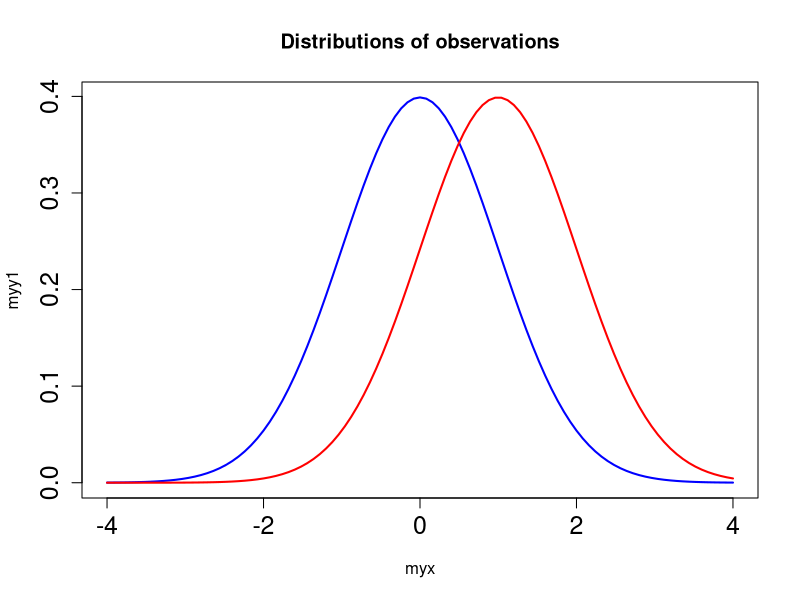
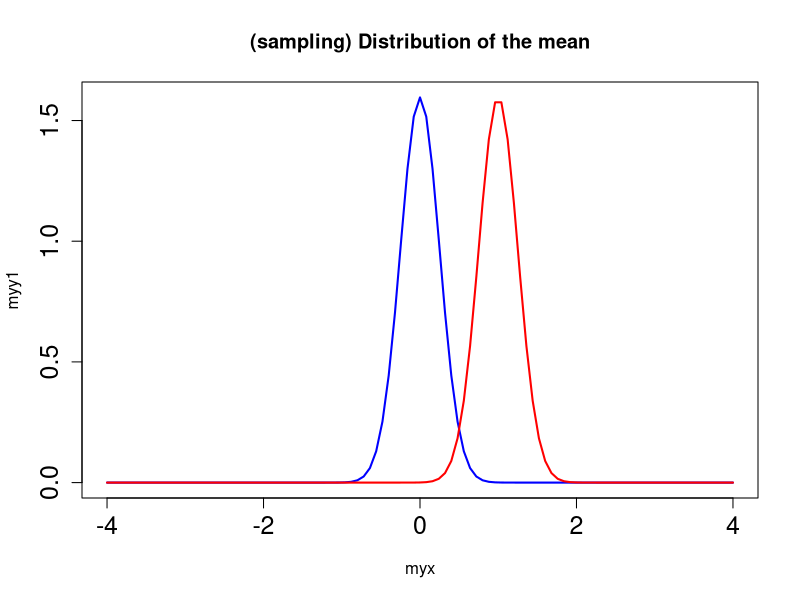
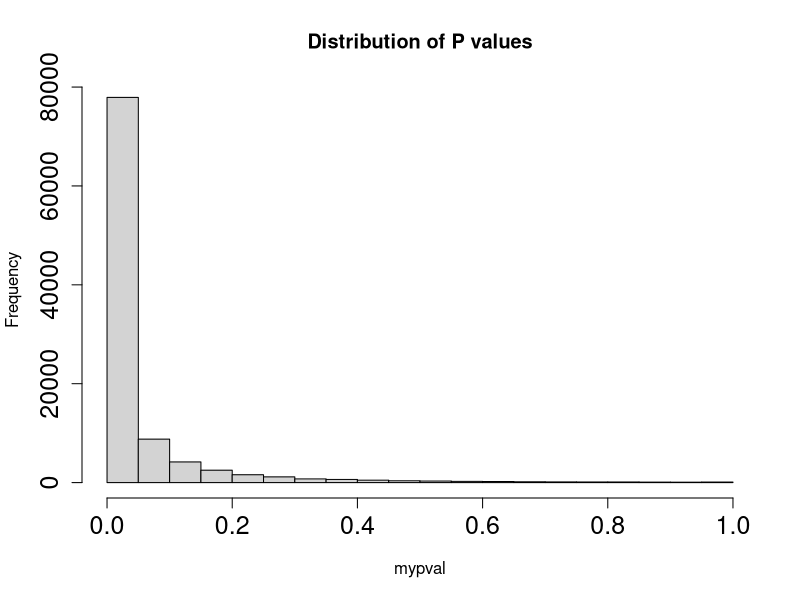
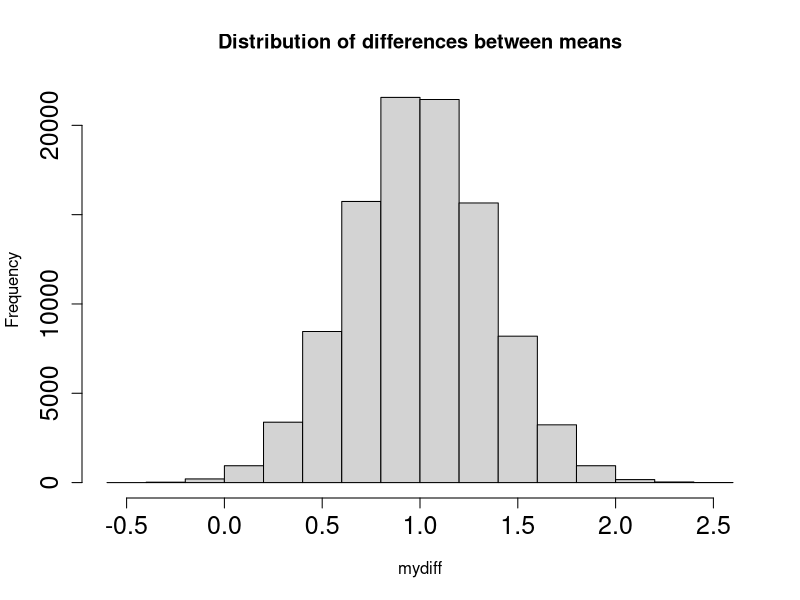

Recreate these plots in R, in order.
#!/usr/bin/env Rscript
# This is David Colquhoun's script
# for simulations based on his 2014 p-value paper.
# entitled: "An investigation of the false discovery rate and the misinterpretation of p-values"
# script is here: http://www.dcscience.net/files/two_sample-simulation.R
#  of course i have editted. and more importantly, annotated
#Two_mean_simulation
library(MASS)
library(Cairo)

#START INPUTS
mynsim <- 100000  #number of simulatiobs to run

#set mean and SD for sample 1 and sample 2
#These values give 
#power=0.45 with n=8 and
#power=0.8 with n=16
mymu1 <- 0
mysd1 <- 1
mymu2 <- 1
mysd2 <- 1

myn <- 16    #number of obs per sample
outfile <- "colrun1.txt" #name for output file

#set min and max P values for "significance"
myPmin <- 0.0
myPmax <- 0.05  #plot the distribustions for control (sample 1) and treatemett (sample2)

#END OF INPUTS

myxmin <- mymu1-4*mysd1
myxmax <- mymu1+4*mysd1
myinc <- (myxmax-myxmin)/100
myx <- seq(from = myxmin,to=myxmax,by=myinc)
myy1 <- dnorm(myx,mean=mymu1,sd=mysd1)
myy2 <- dnorm(myx,mean=mymu2,sd=mysd2)
# plot
CairoPNG("colq0.png", 800, 800)
plot(myx,myy1,type="l",col="blue",cex.axis=1.5,lwd=2,main="Distributions of observations")
lines(myx,myy2,col="red",lwd=2)
dev.off()

#plot distributions  of means for sample1 and 2
#myxmin=mymu1-1*mysd1
#myxmax=mymu1+1*mysd1
#myinc=(myxmax-myxmin)/100
myx <- seq(from = myxmin,to=myxmax,by=myinc)
mysdm1 <- mysd1/sqrt(myn)
mysdm2 <- mysd2/sqrt(myn)
myy1 <- dnorm(myx,mean=mymu1,sd=mysdm1)
myy2 <- dnorm(myx,mean=mymu2,sd=mysdm2)

CairoPNG("colq1.png", 800, 800)
plot(myx,myy1,type="l",col="blue",cex.axis=1.5,lwd=2,main="(sampling) Distribution of the mean")
lines(myx,myy2,col="red",lwd=2)
dev.off()

#end of distribution plottine

mycor <- 0.   #correlation = 0
#set covariance matrix
myvar1 <- mysd1^2
myvar2 <- mysd2^2
mysigma <- matrix(c(myvar1, mycor, mycor, myvar2), 2, 2) # prob. [[1,0],[0,1]]

#initialisations
mymean <- c(mymu1,mymu2)
mytruediff <- mymean[2]-mymean[1]
mypval <- vector(length=mynsim)
mypval[1:mynsim] <- 0
#mypval
# CI conf interval
myloCI <- vector(length=mynsim)
myloCI[1:mynsim] <- 0
myhiCI <- vector(length=mynsim)
myhiCI[1:mynsim] <- 0
mydiff <- vector(length=mynsim)
mydiff[1:mynsim] <- 0
#myloCI
#myhiCI
#mydiff
mynsig <- 0  #counts number of pval between and myPmax =0.0

# set random number generator seed so sequence repeats
#set.seed(1941)
for(myr in c(1:mynsim)) {
  #simulate 2D data
  mydata <- mvrnorm(n=myn, mymean, mysigma)
  mylabels <- c('group1','group2') 
  colnames(mydata) <- mylabels #Assign labels to columns of simulated data
  # summary(mydata)
  mysampA <- mydata[1:myn,1]
  mysampB <- mydata[1:myn,2]
  
  #test ny using Cusney data each timw
  #mysampA <- c(0.7,-1.6,-0.2,-1.2,-0.1,3.4,3.7,0.8,0.0,2)
  #mysampB <- c(1.9,0.8,1.1,0.1,-0.1,4.4,5.5,1.6,4.6,3.4)
  #end of temp data reset
  myresult <- t.test(mysampB, mysampA, alternative="two.sided", paired=F, var.equal=T, conf.level=.95)
  mydiff[myr] <- myresult$estimate[1]-myresult$estimate[2]
  myp <- myresult$p.value
  mypval[myr] <- myp 
  myloCI[myr] <- myresult$conf.int[1]
  myhiCI[myr] <- myresult$conf.int[2]
  if (myp > myPmin & myp <= myPmax)
      mynsig <- mynsig+1
}

#plot histogram of P values
CairoPNG("colq2.png", 800, 800)
mydat <- hist(mypval,breaks=20,xlim=range(0:1),cex.axis=1.5,main="Distribution of P values")
show(mydat)
dev.off()
#mydiff
# summary(mypval)
# str(mydat)

#plot histo of differences between means
# mydat$counts
CairoPNG("colq3.png", 800, 800)
mydat1 <- hist(mydiff,breaks=20,cex.axis=1.5,main="Distribution of differences between means")
show(mydat)
dev.off()
# mydat1$counts
#myloCI

#myhiCI
myCI <- cbind(myloCI,myhiCI)
# mynsig
#Check mynsig from final 
#mypval[4] <- 0.2  #test
mynsig <- 0
mysumdiff <- 0
#values to limit highly sig,...non-sig
my001 <- 0  #counts number of P<0.001
my01 <- 0  #counts number of 0.001<P<0.01
my05 <- 0  #counts number of 0.01<P<0.05
myns <- 0  #counts number of P>0.05 "non sig"

for (myr in c(1:mynsim)) {
  myp <- mypval[myr]
  myd <- mydiff[myr]  
  if (myp > myPmin & myp <= myPmax) {
    mynsig <- mynsig+1
    mysumdiff <- mysumdiff+myd
  }
  if(myp <= 0.001 )
     my001 <- my001+1 
  if(myp > 0.001 & myp <= 0.01)
      my01 <- my01+1
  if(myp > 0.01 & myp <= 0.05)
      my05 <- my05+1
  if(myp > 0.05) myns=myns+1
}
# mynsig
mymeandiff <- mysumdiff/mynsig
# mymeandiff   #mean observed difference for expts with Pmin<P<=Pmax
# mytruediff

#count also the fraction of "significant" results that are
#followed by a "non-sig' result 
# where "signifant" means P<= 0.05 OR 0.01
myn05 <- 0    #counts number of sig - non sig pairs for P=0.05
myn051 <- 0   # counts number of sig-sig pairs
myn01 <- 0    #counts number of sig-non sig pairs for P=0.05
myn011 <- 0    #counts number of sig - sig pairs for P=0.05
mynsim1 <- mynsim-1
for (myr in c(1:mynsim1)) {
  myp <- mypval[myr]
  myp1 <- mypval[myr+1]  
  if(myp <= 0.05 & myp1 > 0.05)
      myn05 <- myn05+1
  if(myp <= 0.05 & myp1 <= 0.05)
      myn051 <- myn051+1
  if(myp <= 0.01 & myp1 > 0.01)
      myn01 <- myn01+1
  if(myp <= 0.01 & myp1 <= 0.01)
      myn011 <- myn011+1
}
# myn05
# myn01
#power calculations
mysiglev <- myPmax
mypower1 <- power.t.test(n=myn,sd=mysd1,delta=mytruediff,sig.level=mysiglev,type="two.sample",power=NULL)
# mypower1
mypower <- mypower1$power
mysig <- mypower1$sig.level

#write results to a file (use 'cat' not 'write' to output list 

cat("INPUTS","\n",file=outfile,append=FALSE)
cat("number of simulation = ",mynsim,"\n",file=outfile,append=TRUE)
cat("number obs per sample = ",myn,"\n",file=outfile,append=TRUE)
cat("true mean for sample 1 = ",mymu1,"\n",file=outfile,append=TRUE)
cat("true mean for sample 2 = ",mymu2,"\n",file=outfile,append=TRUE)
cat("true SD (same for both samples) = ",mysd1,"\n",file=outfile,append=TRUE)
cat("Sig if P is between Pmin and Pmax = ",myPmin," to ",myPmax,"\n",file=outfile,append=TRUE)

cat("\n","OUTPUTS","\n",file=outfile,append=TRUE)
cat("power = ",mypower,"for P = ",mysig,"\n",file=outfile,append=TRUE)
cat("\n","Number of 'sig' differences (P between Pmin-Pmax) = ",mynsig," = ",100*mynsig/mynsim," percent","\n",file=outfile,append=TRUE)
cat("Number of P <= 0.001 = ",my001,"   = ",100*my001/mynsim," percent","\n",file=outfile,append=TRUE)
cat("Number of 0.001 < P <= 0.01 = ",my01,"   = ",100*my01/mynsim," percent","\n",file=outfile,append=TRUE)
cat("Number of 0.01 < P <= 0.05 = ",my05,"   = ",100*my05/mynsim," percent","\n",file=outfile,append=TRUE)
cat("Number of P > 0.05 = ",myns,"   = ",100*myns/mynsim," percent","\n",file=outfile,append=TRUE)
cat("Number of P <+ 0.05 = ",mynsim-myns,"   = ",100*(mynsim-myns)/mynsim," percent","\n",file=outfile,append=TRUE)
cat("\n","Obs diff bet means for 'sig' results = ",mymeandiff," True value = ",mytruediff,"\n",file=outfile,append=TRUE)

cat("\n","Number of times sig is followed by non-sig (P=0.05) = ",myn05," = ",100*myn05/(myn05+myn051)," percent","\n",file=outfile,append=TRUE)
cat("Number of times sig is followed by sig (P=0.05) = ",myn051," = ",100*myn051/(myn05+myn051)," percent","\n",file=outfile,append=TRUE)
cat("Number of times sig is followed by non-sig (P=0.01) = ",myn01," = ",100*myn01/(myn01+myn011)," percent","\n",file=outfile,append=TRUE)
cat("Number of times sig is followed by sig (P=0.01) = ",myn011," = ",100*myn011/(myn01+myn011)," percent","\n",file=outfile,append=TRUE)
